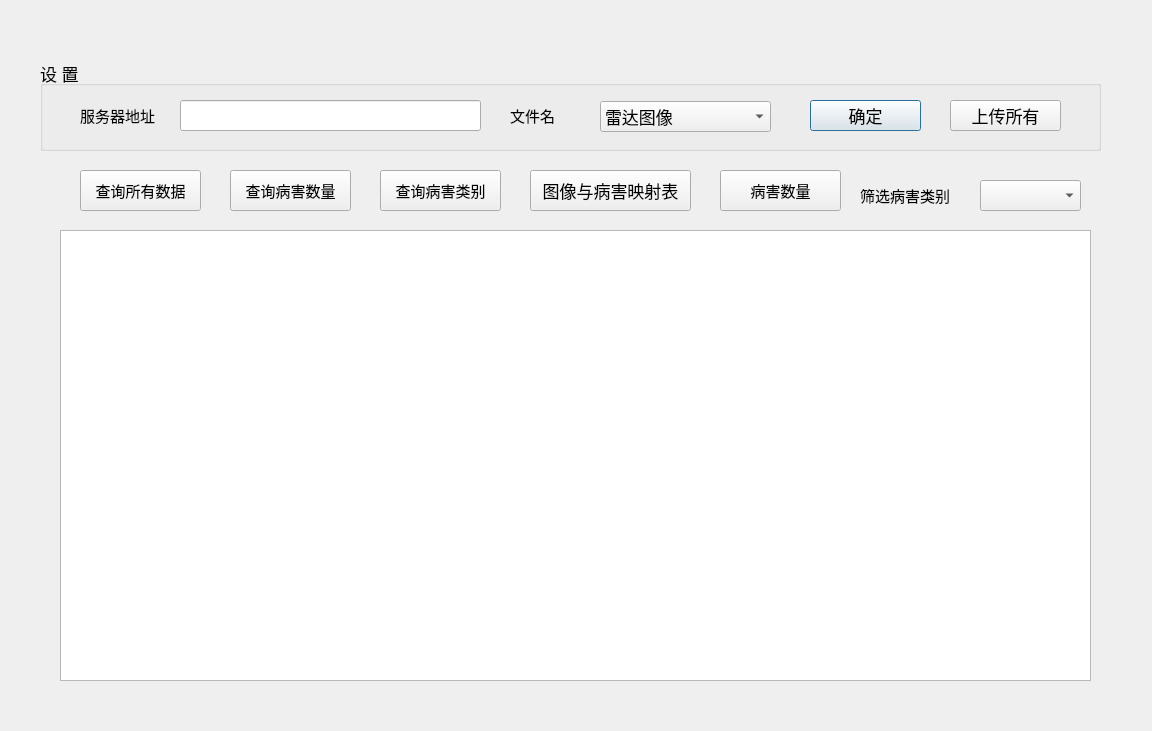
<?xml version="1.0" encoding="UTF-8"?>
<ui version="4.0">
 <class>Dialog</class>
 <widget class="QDialog" name="Dialog">
  <property name="geometry">
   <rect>
    <x>0</x>
    <y>0</y>
    <width>1152</width>
    <height>731</height>
   </rect>
  </property>
  <property name="font">
   <font>
    <pointsize>13</pointsize>
   </font>
  </property>
  <property name="windowTitle">
   <string>Dialog</string>
  </property>
  <widget class="QGroupBox" name="groupBox">
   <property name="geometry">
    <rect>
     <x>40</x>
     <y>60</y>
     <width>1061</width>
     <height>91</height>
    </rect>
   </property>
   <property name="sizePolicy">
    <sizepolicy hsizetype="Fixed" vsizetype="Preferred">
     <horstretch>0</horstretch>
     <verstretch>0</verstretch>
    </sizepolicy>
   </property>
   <property name="font">
    <font>
     <pointsize>13</pointsize>
    </font>
   </property>
   <property name="title">
    <string>设 置</string>
   </property>
   <widget class="QLabel" name="label_2">
    <property name="geometry">
     <rect>
      <x>470</x>
      <y>40</y>
      <width>91</width>
      <height>31</height>
     </rect>
    </property>
    <property name="sizePolicy">
     <sizepolicy hsizetype="Fixed" vsizetype="Preferred">
      <horstretch>0</horstretch>
      <verstretch>0</verstretch>
     </sizepolicy>
    </property>
    <property name="font">
     <font>
      <pointsize>11</pointsize>
     </font>
    </property>
    <property name="text">
     <string>文件名</string>
    </property>
   </widget>
   <widget class="QLineEdit" name="serverAdd">
    <property name="geometry">
     <rect>
      <x>140</x>
      <y>40</y>
      <width>301</width>
      <height>31</height>
     </rect>
    </property>
    <property name="sizePolicy">
     <sizepolicy hsizetype="Fixed" vsizetype="Fixed">
      <horstretch>0</horstretch>
      <verstretch>0</verstretch>
     </sizepolicy>
    </property>
   </widget>
   <widget class="QLabel" name="label">
    <property name="geometry">
     <rect>
      <x>40</x>
      <y>40</y>
      <width>91</width>
      <height>31</height>
     </rect>
    </property>
    <property name="sizePolicy">
     <sizepolicy hsizetype="Fixed" vsizetype="Preferred">
      <horstretch>0</horstretch>
      <verstretch>0</verstretch>
     </sizepolicy>
    </property>
    <property name="font">
     <font>
      <pointsize>11</pointsize>
     </font>
    </property>
    <property name="text">
     <string>服务器地址</string>
    </property>
   </widget>
   <widget class="QPushButton" name="OK_Button">
    <property name="geometry">
     <rect>
      <x>770</x>
      <y>40</y>
      <width>111</width>
      <height>31</height>
     </rect>
    </property>
    <property name="sizePolicy">
     <sizepolicy hsizetype="Fixed" vsizetype="Fixed">
      <horstretch>0</horstretch>
      <verstretch>0</verstretch>
     </sizepolicy>
    </property>
    <property name="text">
     <string>确定</string>
    </property>
   </widget>
   <widget class="QPushButton" name="All_Button">
    <property name="geometry">
     <rect>
      <x>910</x>
      <y>40</y>
      <width>111</width>
      <height>31</height>
     </rect>
    </property>
    <property name="sizePolicy">
     <sizepolicy hsizetype="Fixed" vsizetype="Fixed">
      <horstretch>0</horstretch>
      <verstretch>0</verstretch>
     </sizepolicy>
    </property>
    <property name="text">
     <string>上传所有</string>
    </property>
   </widget>
   <widget class="QComboBox" name="fileName">
    <property name="geometry">
     <rect>
      <x>560</x>
      <y>41</y>
      <width>171</width>
      <height>31</height>
     </rect>
    </property>
    <property name="sizePolicy">
     <sizepolicy hsizetype="Fixed" vsizetype="Fixed">
      <horstretch>0</horstretch>
      <verstretch>0</verstretch>
     </sizepolicy>
    </property>
    <item>
     <property name="text">
      <string>雷达图像</string>
     </property>
    </item>
    <item>
     <property name="text">
      <string>标签</string>
     </property>
    </item>
   </widget>
  </widget>
  <widget class="QPushButton" name="selectCount">
   <property name="geometry">
    <rect>
     <x>230</x>
     <y>170</y>
     <width>121</width>
     <height>41</height>
    </rect>
   </property>
   <property name="sizePolicy">
    <sizepolicy hsizetype="Fixed" vsizetype="Fixed">
     <horstretch>0</horstretch>
     <verstretch>0</verstretch>
    </sizepolicy>
   </property>
   <property name="font">
    <font>
     <family>Agency FB</family>
     <pointsize>11</pointsize>
    </font>
   </property>
   <property name="text">
    <string>查询病害数量</string>
   </property>
  </widget>
  <widget class="QPushButton" name="researchAll">
   <property name="geometry">
    <rect>
     <x>80</x>
     <y>170</y>
     <width>121</width>
     <height>41</height>
    </rect>
   </property>
   <property name="sizePolicy">
    <sizepolicy hsizetype="Fixed" vsizetype="Fixed">
     <horstretch>0</horstretch>
     <verstretch>0</verstretch>
    </sizepolicy>
   </property>
   <property name="font">
    <font>
     <pointsize>11</pointsize>
    </font>
   </property>
   <property name="text">
    <string>查询所有数据</string>
   </property>
  </widget>
  <widget class="QTableWidget" name="tableWidget">
   <property name="geometry">
    <rect>
     <x>60</x>
     <y>230</y>
     <width>1031</width>
     <height>451</height>
    </rect>
   </property>
   <property name="sizePolicy">
    <sizepolicy hsizetype="Fixed" vsizetype="Expanding">
     <horstretch>0</horstretch>
     <verstretch>0</verstretch>
    </sizepolicy>
   </property>
   <property name="font">
    <font>
     <pointsize>13</pointsize>
    </font>
   </property>
   <property name="editTriggers">
    <set>QAbstractItemView::NoEditTriggers</set>
   </property>
   <attribute name="verticalHeaderVisible">
    <bool>false</bool>
   </attribute>
  </widget>
  <widget class="QPushButton" name="pushButton">
   <property name="geometry">
    <rect>
     <x>380</x>
     <y>170</y>
     <width>121</width>
     <height>41</height>
    </rect>
   </property>
   <property name="sizePolicy">
    <sizepolicy hsizetype="Fixed" vsizetype="Fixed">
     <horstretch>0</horstretch>
     <verstretch>0</verstretch>
    </sizepolicy>
   </property>
   <property name="font">
    <font>
     <pointsize>11</pointsize>
    </font>
   </property>
   <property name="text">
    <string>查询病害类别</string>
   </property>
  </widget>
  <widget class="QLabel" name="label_3">
   <property name="geometry">
    <rect>
     <x>860</x>
     <y>180</y>
     <width>111</width>
     <height>31</height>
    </rect>
   </property>
   <property name="sizePolicy">
    <sizepolicy hsizetype="Fixed" vsizetype="Preferred">
     <horstretch>0</horstretch>
     <verstretch>0</verstretch>
    </sizepolicy>
   </property>
   <property name="font">
    <font>
     <pointsize>11</pointsize>
    </font>
   </property>
   <property name="text">
    <string>筛选病害类别</string>
   </property>
  </widget>
  <widget class="QComboBox" name="comboBox">
   <property name="geometry">
    <rect>
     <x>980</x>
     <y>180</y>
     <width>101</width>
     <height>31</height>
    </rect>
   </property>
   <property name="sizePolicy">
    <sizepolicy hsizetype="Fixed" vsizetype="Fixed">
     <horstretch>0</horstretch>
     <verstretch>0</verstretch>
    </sizepolicy>
   </property>
   <property name="font">
    <font>
     <pointsize>11</pointsize>
    </font>
   </property>
   <property name="currentIndex">
    <number>-1</number>
   </property>
   <item>
    <property name="text">
     <string>空洞</string>
    </property>
   </item>
   <item>
    <property name="text">
     <string>脱空</string>
    </property>
   </item>
   <item>
    <property name="text">
     <string>疏松</string>
    </property>
   </item>
  </widget>
  <widget class="QPushButton" name="reserchMap">
   <property name="geometry">
    <rect>
     <x>530</x>
     <y>170</y>
     <width>161</width>
     <height>41</height>
    </rect>
   </property>
   <property name="sizePolicy">
    <sizepolicy hsizetype="Fixed" vsizetype="Fixed">
     <horstretch>0</horstretch>
     <verstretch>0</verstretch>
    </sizepolicy>
   </property>
   <property name="text">
    <string>图像与病害映射表</string>
   </property>
  </widget>
  <widget class="QPushButton" name="defectNum">
   <property name="geometry">
    <rect>
     <x>720</x>
     <y>170</y>
     <width>121</width>
     <height>41</height>
    </rect>
   </property>
   <property name="sizePolicy">
    <sizepolicy hsizetype="Fixed" vsizetype="Fixed">
     <horstretch>0</horstretch>
     <verstretch>0</verstretch>
    </sizepolicy>
   </property>
   <property name="font">
    <font>
     <pointsize>11</pointsize>
    </font>
   </property>
   <property name="text">
    <string>病害数量</string>
   </property>
  </widget>
 </widget>
 <resources/>
 <connections/>
</ui>
